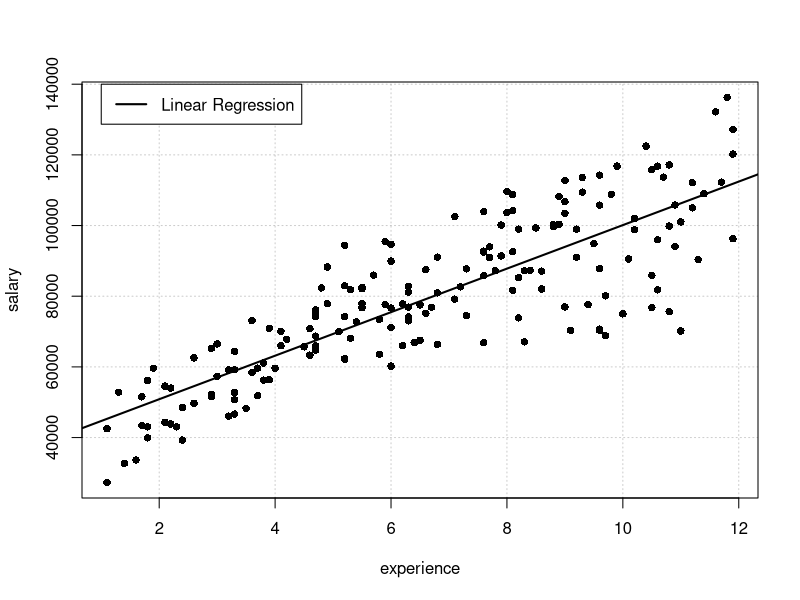
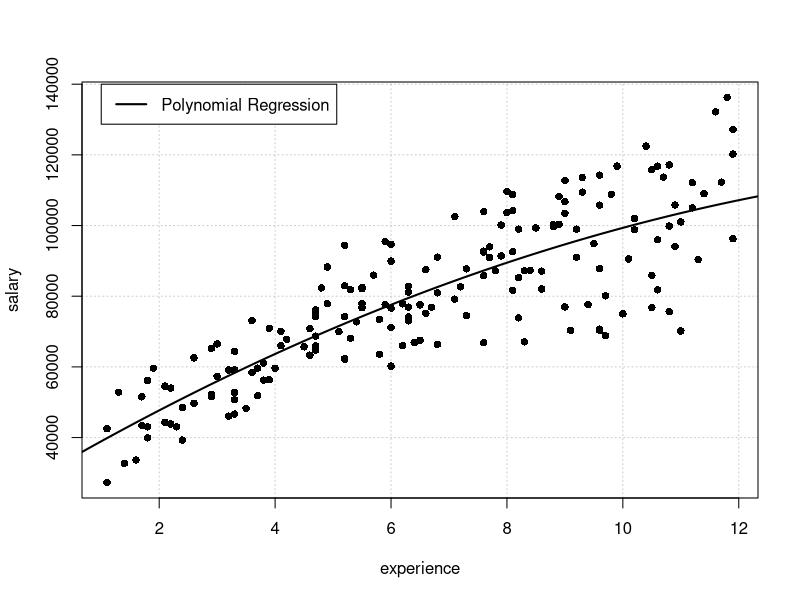
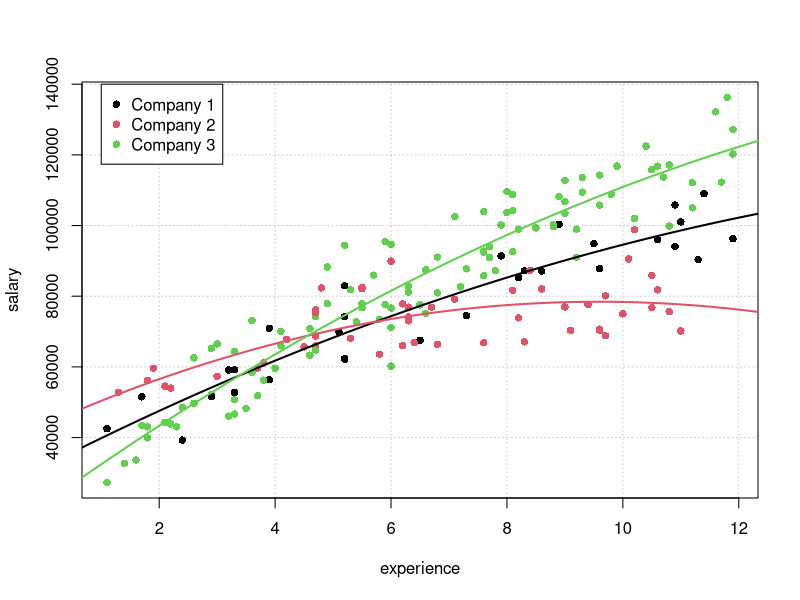

Generate these figures, in order, with R:
library(data.table)
wages <- fread('data/wages.csv')

# view a summary and structure of the data ---------------------
wages
str(wages)
summary(wages)


# polynomial regression ---------------------

# plot experience vs salary
plotWages <- function(...) {
  plot(wages[, .(experience, salary)], pch=16, ...)
  grid(col = rgb(0,0,0,0.2))
}

# plot fitted model 
plotWagesFit <- function(formula, DT, ...) {
  x <- seq(0,50, 0.01)
  fit <- lm(formula, DT)
  preds <- predict(fit, data.table(experience=x))
  lines(x, preds, lwd=2, ...)
}

# linear model
plotWages()
plotWagesFit(salary~experience, wages)
legend(1, 1.4e5, legend="Linear Regression", lwd=2)

# second degree model
plotWages()
plotWagesFit(salary~poly(experience, 2), wages)
legend(1, 1.4e5, legend="Polynomial Regression", lwd=2)

# explore companies ---------------------
plotWages(col=wages$company)
legend(1, 1.4e5, legend=paste0("Company ", 1:3), pch=16, col=1:3)

# fit a polynomial to each company
plotWagesFit(salary~poly(experience, 2), wages[company==1], col=1)
plotWagesFit(salary~poly(experience, 2), wages[company==2], col=2)
plotWagesFit(salary~poly(experience, 2), wages[company==3], col=3)
